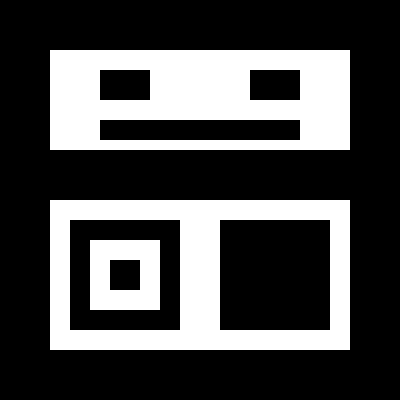
//> input picture openCV/openCV_study/data/contours.bmp, 400 x 400 px
$ ./contourHier   (built with g++ and OpenCV 4)
//> lines starting //> are read from the running program, lines starting //| are printed output that depends on the picture; after the words box and inside, x2 and y2 are one past the last pixel; in counts of white or black regions, pixels touching at a corner belong together
#include "opencv2/opencv.hpp"
#include <iostream>

using namespace cv;
using namespace std;
std::string folder = "/home/matt/바탕화면/kuIotBigdataclass/openCV/openCV_study/data/";

int main() {
	Mat src = imread(folder + "contours.bmp", IMREAD_GRAYSCALE);
//> src: 400 rows x 400 cols, CV_8UC1; 29.9% white; 3 white regions

	vector<vector<Point>> contours;
	vector<Vec4i> hier;
	findContours(src, contours, hier, RETR_TREE, CHAIN_APPROX_SIMPLE);
//> contours = 9 contours; largest, box (x1, y1, x2, y2) and area: (50, 200, 350, 350) 44551, (50, 50, 350, 150) 29601, (219, 219, 331, 331) 12319, (69, 219, 181, 331) 12319, (90, 240, 160, 310) 4761
	Mat dst;
	cvtColor(src, dst, COLOR_GRAY2BGR);
//> dst is the input picture: 400 rows x 400 cols, CV_8UC3; 29.9% white; 3 white regions, box (x1, y1, x2, y2) and area: (50, 50, 350, 150) 23000, (50, 200, 350, 350) 20800, (90, 240, 160, 310) 4000
	for (int i = 0; i < contours.size(); i++) {
		Scalar color(rand() & 255, rand() & 255, rand() & 255);
		drawContours(dst, contours, i, color, -1, LINE_8, hier);
	}
//> this loop made 9 passes
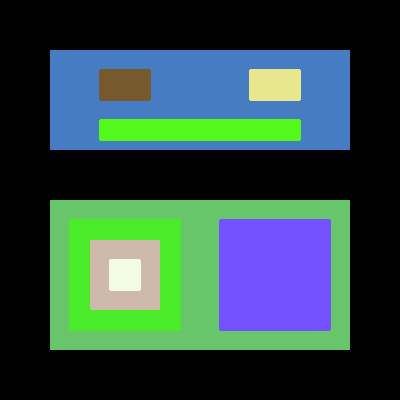
//> dst: 400 rows x 400 cols, CV_8UC3; mean B, G, R 70.3, 75.8, 47.6
	for (auto h : hier) {
		cout << h << endl;
	}
//> this loop made 9 passes
//> h on passes 1 to 9: [5, -1, 1, -1], [2, -1, -1, 0], [-1, 1, 3, 0], [-1, -1, 4, 2], [-1, -1, -1, 3], [-1, 0, 6, -1], [7, -1, -1, 5], [8, 6, -1, 5], [-1, 7, -1, 5]
//| [5, -1, 1, -1]
//| [2, -1, -1, 0]
//| [-1, 1, 3, 0]
//| [-1, -1, 4, 2]
//| [-1, -1, -1, 3]
//| [-1, 0, 6, -1]
//| [7, -1, -1, 5]
//| [8, 6, -1, 5]
//> (output is shown up to pass 8 of 9)

	imshow("src", src);
	imshow("dst", dst);
	waitKey();
	destroyAllWindows();
	return 0;
}
